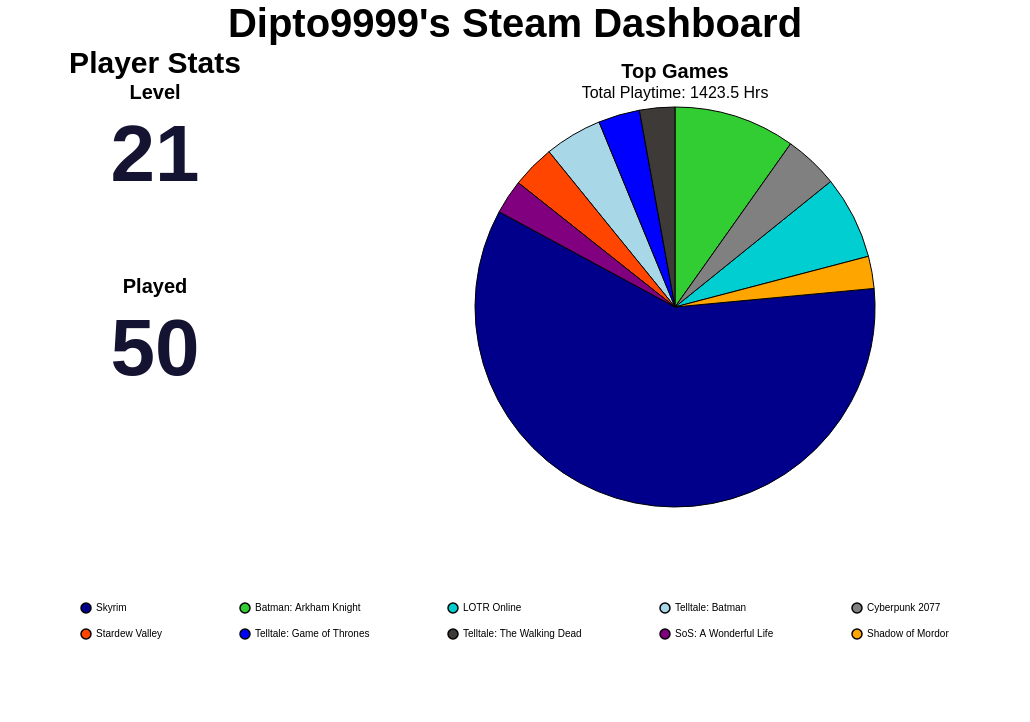

Describe this chart as a Vega-Lite specification.
### Vega-Lite specification from a JSON file in a GitHub repository (floating-point values rounded to 4 significant figures)
{"config": {"view": {"continuousWidth": 300, "continuousHeight": 300, "strokeOpacity": 0, "strokeWidth": 1.5}, "axis": {"labelFontSize": 12, "titleFontSize": 16}, "legend": {"labelFontSize": 12, "titleFontSize": 16}}, "hconcat": [{"vconcat": [{"data": {"name": "data-2499b64f9be58983f459d2071ccce1f4"}, "mark": {"type": "text", "align": "center", "baseline": "middle", "color": "#141331", "fontSize": 80, "fontWeight": "bold"}, "encoding": {"text": {"field": "Value", "type": "quantitative"}, "x": {"axis": null, "field": "Metric", "type": "nominal"}, "y": {"value": 50}}, "height": 150, "title": {"text": "Level", "anchor": "middle", "fontSize": 20}, "width": 300}, {"data": {"name": "data-3d361614c23f12396fa0eab35a1d9e7a"}, "mark": {"type": "text", "align": "center", "baseline": "middle", "color": "#141331", "fontSize": 80, "fontWeight": "bold"}, "encoding": {"text": {"field": "Value", "type": "quantitative"}, "x": {"axis": null, "field": "Metric", "type": "nominal"}, "y": {"value": 50}}, "height": 150, "title": {"text": "Played", "anchor": "middle", "fontSize": 20}, "width": 300}], "title": {"text": "Player Stats", "anchor": "middle", "fontSize": 30}}, {"data": {"name": "data-49a6c6739f3c1a24d2b3d26a90c015f6"}, "mark": {"type": "arc", "stroke": "black", "strokeWidth": 1}, "encoding": {"color": {"field": "name", "legend": {"columnPadding": 75, "columns": 5, "direction": "horizontal", "labelFontSize": 10, "orient": "bottom", "padding": 75, "rowPadding": 10, "title": "", "titleAlign": "center", "titleFontSize": 16}, "scale": {"range": ["#00008B", "#32CD32", "#00CED1", "#A8D7E7", "#808080", "#FF4500", "#0000FF", "#3D3A38", "#800080", "#FFA500", "#006400", "#8B0000", "#FFD700", "#4682B4", "#2E8B57"]}, "sort": null, "type": "nominal"}, "theta": {"field": "playtime_percentage", "type": "quantitative"}, "tooltip": [{"field": "name", "title": "Game", "type": "nominal"}, {"field": "playtime_forever", "format": ".1f", "title": "Time (Hrs)", "type": "quantitative"}, {"field": "playtime_percentage", "format": ".2f", "title": "Playtime (%)", "type": "quantitative"}]}, "height": 400, "title": {"text": "Top Games", "anchor": "middle", "fontSize": 20, "subtitle": "Total Playtime: 1423.5 Hrs", "subtitleFontSize": 16}, "width": 700}], "padding": {"left": 250, "right": 250, "top": 0, "bottom": 0}, "title": {"text": "Dipto9999's Steam Dashboard", "anchor": "middle", "fontSize": 40}, "$schema": "https://vega.github.io/schema/vega-lite/v6.1.0.json", "datasets": {"data-2499b64f9be58983f459d2071ccce1f4": [{"Metric": "Level", "Value": 21}], "data-3d361614c23f12396fa0eab35a1d9e7a": [{"Metric": "Played", "Value": 50}], "data-49a6c6739f3c1a24d2b3d26a90c015f6": [{"name": "Skyrim", "playtime_forever": 845.3, "appid": 72850, "playtime_percentage": 59.38}, {"name": "Batman: Arkham Knight", "playtime_forever": 139.7, "appid": 208650, "playtime_percentage": 9.81}, {"name": "LOTR Online", "playtime_forever": 95.7, "appid": 212500, "playtime_percentage": 6.72}, {"name": "Telltale: Batman", "playtime_forever": 66.22, "appid": 498240, "playtime_percentage": 4.65}, {"name": "Cyberpunk 2077", "playtime_forever": 62.43, "appid": 1091500, "playtime_percentage": 4.39}, {"name": "Stardew Valley", "playtime_forever": 49.5, "appid": 413150, "playtime_percentage": 3.48}, {"name": "Telltale: Game of Thrones", "playtime_forever": 47.68, "appid": 330840, "playtime_percentage": 3.35}, {"name": "Telltale: The Walking Dead", "playtime_forever": 40.52, "appid": 207610, "playtime_percentage": 2.85}, {"name": "SoS: A Wonderful Life", "playtime_forever": 39.42, "appid": 2111170, "playtime_percentage": 2.77}, {"name": "Shadow of Mordor", "playtime_forever": 37.05, "appid": 241930, "playtime_percentage": 2.6}]}}
